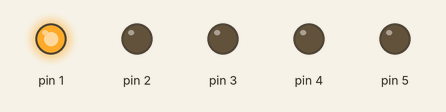
This sketch was run on a simulated Arduino Uno, built with avr-gcc and run on an emulated ATmega328P. Shown: output pins drawn as LEDs (lit = HIGH).

Above: at 0.05 s.
At 0.65 s:
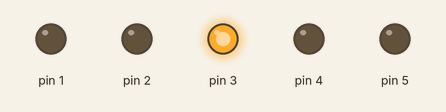
At 1.25 s:
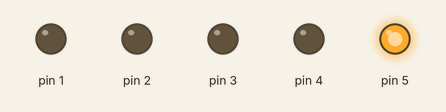
At 2.75 s:
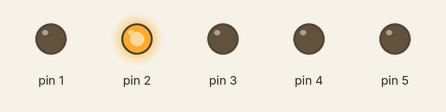
At 3.95 s:
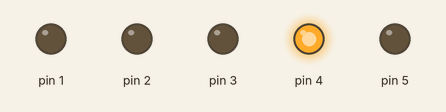
At 5.3 s:
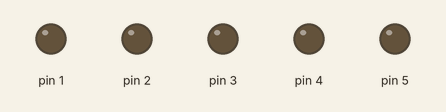
Timing chart, 0 to 5.6 s (numbered marks = the images above):
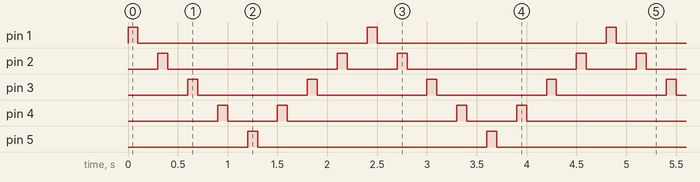

The sketch:

sequencia_leds.ino
```cpp
void setup() {
 pinMode(1,OUTPUT);
 pinMode(2,OUTPUT);
 pinMode(3,OUTPUT);
 pinMode(4,OUTPUT);
 pinMode(5,OUTPUT);
}

void loop() {
  // ligar todos
 digitalWrite(1,HIGH);
 delay(100);
 digitalWrite(1,LOW);
 delay(200);
 digitalWrite(2,HIGH);
 delay(100);
 digitalWrite(2,LOW);
 delay(200);
 digitalWrite(3,HIGH);
 delay(100);
 digitalWrite(3,LOW);
 delay(200);
 digitalWrite(4,HIGH);
 delay(100);
 digitalWrite(4,LOW);
 delay(200);
 digitalWrite(5,HIGH);
 delay(100);
 digitalWrite(5,LOW);
 delay(200);
 // tarefa
 digitalWrite(4,HIGH);
 delay(100);
 digitalWrite(4,LOW);
 delay(200);
 digitalWrite(3,HIGH);
 delay(100);
 digitalWrite(3,LOW);
 delay(200);
 digitalWrite(2,HIGH);
 delay(100);
 digitalWrite(2,LOW);
 delay(200);
}
```

Measured:
- by itself, pin 1, pin 5: alternates HIGH for 0.10 s and LOW for 2.3 s
- by itself, pin 2: repeats every 2.4 s: LOW 1.7 s, HIGH 0.10 s, LOW 0.50 s, HIGH 0.10 s
- by itself, pin 3: alternates HIGH for 0.10 s and LOW for 1.1 s
- by itself, pin 4: repeats every 2.4 s: LOW 0.50 s, HIGH 0.10 s, LOW 1.7 s, HIGH 0.10 s
